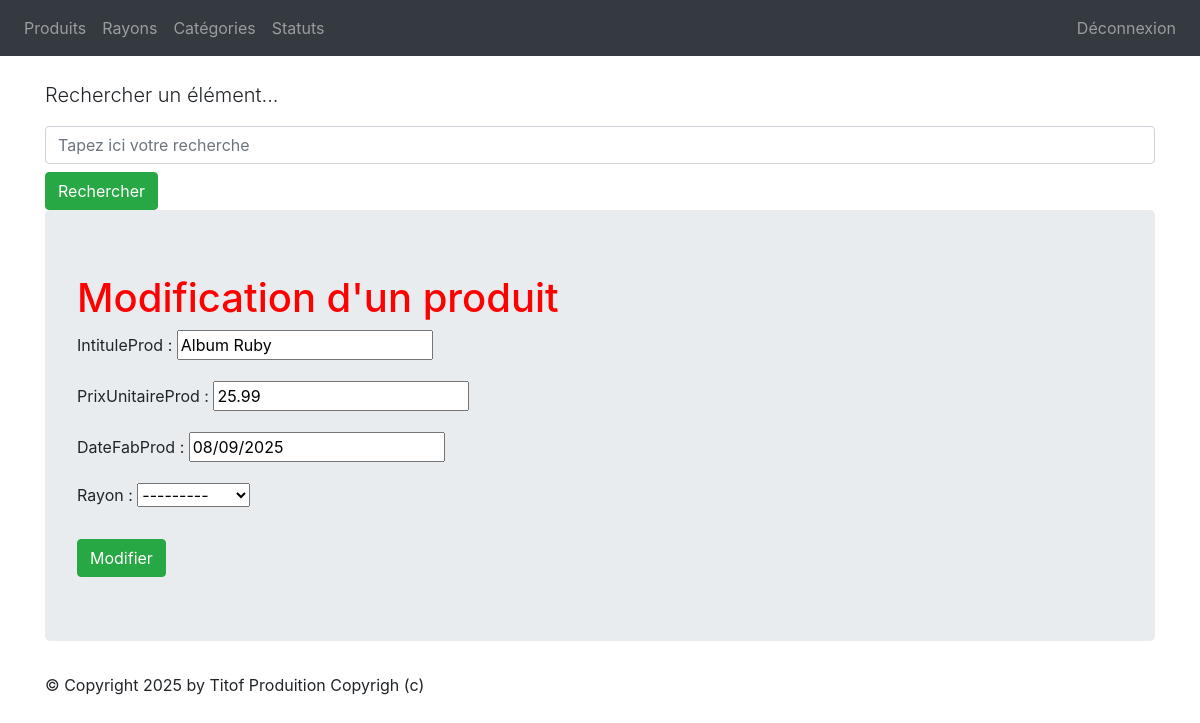
/monApp/produit/1/update/ (signed in), run on an earlier commit of the app's database.
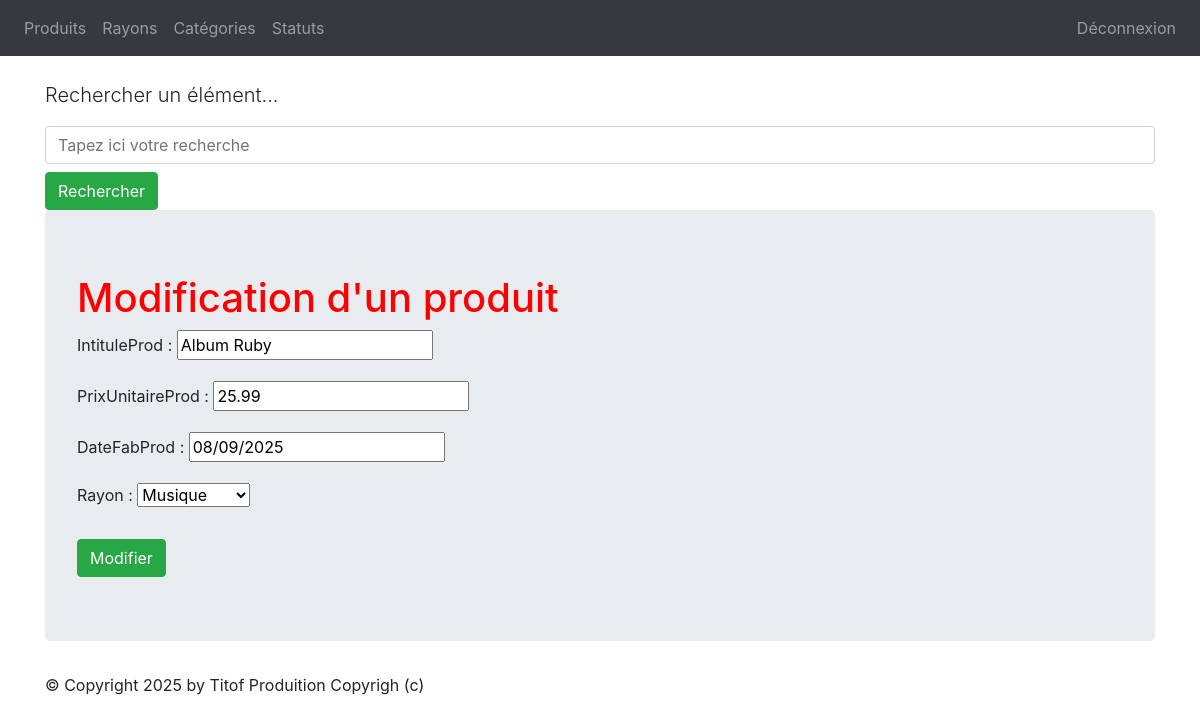
And on a later commit of the database.
### monApp/models.py (models this page shows, shortened)
class Produit(models.Model):
    refProd = models.AutoField(primary_key=True)
    intituleProd = models.CharField(max_length=200)
    prixUnitaireProd = models.DecimalField(max_digits=10, decimal_places=2)
    dateFabProd = models.DateField(default=date.today)
    categorie = models.ForeignKey(Categorie, on_delete=models.CASCADE, related_name="produits_categorie", null=True, blank=True)
    status = models.ForeignKey(Statut, on_delete=models.CASCADE, related_name="produits_status",null=True, blank=True)
    rayon = models.ForeignKey(Rayon, on_delete=models.CASCADE, related_name="produits_rayon",null=True, blank=True)

### monApp/views.py (the view, shortened to what this page needs)
# urls.py: path("produit/<pk>/update/",views.ProduitUpdateView.as_view(), name="prdt_chng"),
@method_decorator(login_required, name="dispatch")
class ProduitUpdateView(UpdateView):
    model = Produit
    form_class=ProduitForm
    template_name = "update_produit.html"

### monApp/forms.py
class ProduitForm(forms.ModelForm):
    class Meta:
        model = Produit
        exclude = ('categorie', 'status')

### monApp/models.py (called while the page is built)
    def __str__(self):
        return self.nomRayon

### monApp/templates/update_produit.html (shortened to what this page needs)
{% extends 'base.html' %}
{% block content %}
<h1> Modification d'un produit </h1>
<form action="" method="post" >
    {{ form.as_p }}
    <button type="submit" class="btn btn-success mt-2">Modifier</button>
</form>
{% endblock %}

What changed in the data, as far as the page shows it:
changed Produit "Album Ruby": rayon "---------" → "Musique"
